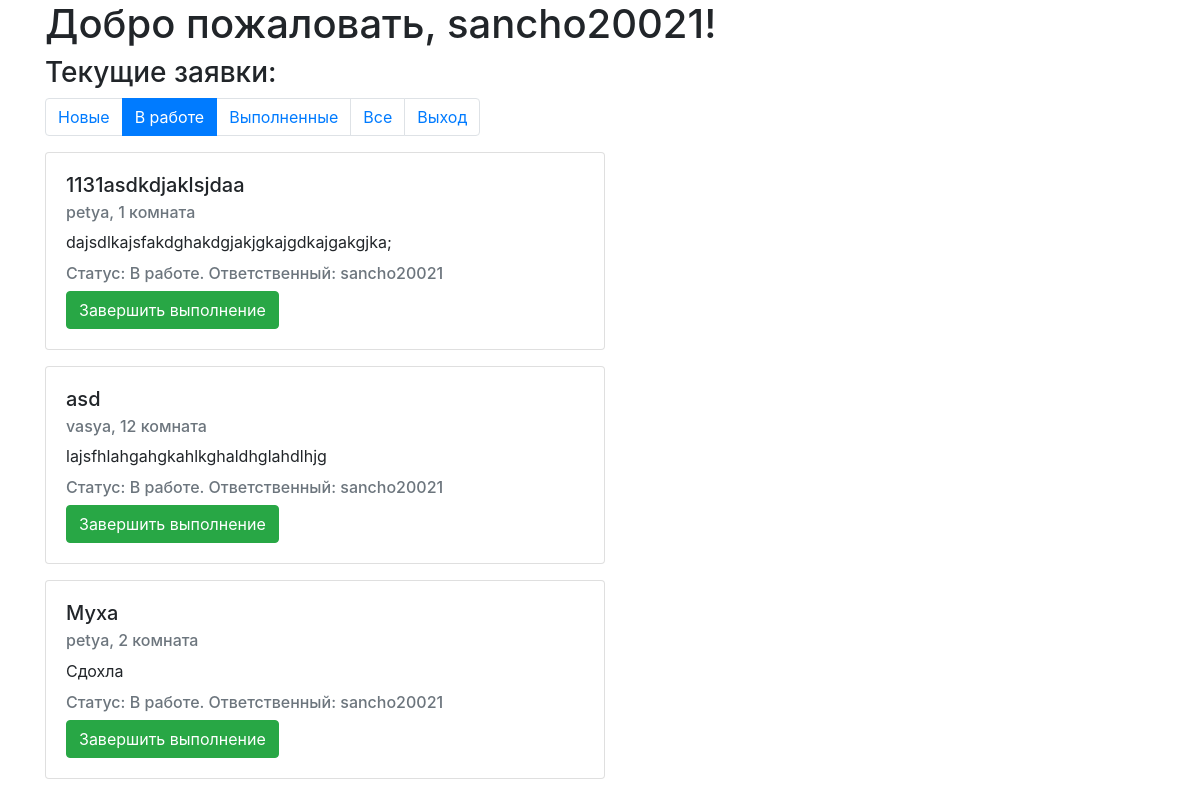
The page /processed (signed in) on the database its author committed.
### app/models.py (models this page shows, shortened)
class Claim(models.Model):
    text = models.TextField()
    name = models.CharField(max_length=255)
    house = models.CharField(max_length=255)
    user = models.ForeignKey(User, on_delete=models.CASCADE)
    status = models.CharField(max_length=255)
    moder = models.ForeignKey(User, on_delete=models.CASCADE, related_name='moders', default=None, blank=True,
                              null=True)
    likes = models.ManyToManyField(User, related_name='likes')

### app/views.py (the view)
# urls.py: path('processed', indexModerProcessed),
def indexModerProcessed(request):
    return indexModerRender(request, 'processed')

### app/views.py (called while the page is built, shortened)
@register.filter(name='lookup')
def lookup(value, arg):
    return value[arg]

def indexModerRender(request, status):
    if request.user.is_authenticated and request.user.groups.filter(name='moders').exists():
        if request.method == 'GET':
            claims = Claim.objects.all()
            if status == 'new':
                claims = Claim.objects.filter(status=status)
            if status == 'finished' or status == 'processed':
                claims = Claim.objects.filter(status=status, moder=request.user)
            section = status
            statusRus = dict()
            statusRus['new'] = 'На рассмотрении'
            statusRus['processed'] = 'В работе'
            statusRus['finished'] = 'Выполнена'
            return render(request, "indexModer.html",
                          {'claims': claims, 'username': request.user.username, 'section': section,
                           'statusRus': statusRus})
    else:
        return redirect('/login')

### app/templates/indexModer.html (shortened to what this page needs)
<!DOCTYPE html>
<html lang="en">
<head>
    <link href="/open-iconic/font/css/open-iconic-bootstrap.css" rel="stylesheet">
    <link rel="stylesheet" href="https://maxcdn.bootstrapcdn.com/bootstrap/4.0.0/css/bootstrap.min.css"
>
</head>
<body>
<div class="container">
    <h1>Добро пожаловать, {{username}}!</h1>
    <h3>
        Текущие заявки:
    </h3>
    <nav aria-label="...">
        <ul class="pagination">
            <li class="page-item {% if section == 'new' %} active {%endif%}"><a class="page-link" href="/new">Новые</a>
            </li>
            <li class="page-item {% if section == 'processed' %} active {%endif%}"><a class="page-link"
                                                                                      href="/processed">В работе</a>
            </li>
            <li class="page-item {% if section == 'finished' %} active {%endif%}"><a class="page-link" href="/finished">Выполненные</a>
            </li>
            <li class="page-item {% if section == 'all' %} active {%endif%}"><a class="page-link"
                                                                                      href="/allModer">Все</a>
            </li>
            <li class="page-item">
                <a class="page-link" href="/logout">Выход</a>
            </li>
        </ul>
    </nav>
    {% for claim in claims %}
    <form method="POST">
        <div class="card" style="width: 35rem;">
            <div class="card-body">
                <h5 class="card-title">{{claim.name}}</h5>
                <h6 class="card-subtitle mb-2 text-muted">{{claim.user.username}}, {{claim.house}} комната</h6>
                <p class="card-text">{{claim.text}}</p>
                {% if claim.status != 'new' %}
                <h6 class="card-subtitle mb-2 text-muted">Статус: {{ statusRus|lookup:claim.status }}. Ответственный:
                    {{claim.moder}}</h6>
                {%endif%}
                {% if section == 'processed' %}
                <input type="submit" name="finish" value="Завершить выполнение" class="btn btn-success">
                {% endif %}
            </div>
        </div>
    </form>
    {% endfor %}
</div>
</body>
</html>

### rows shown on the page
Claim: name "1131asdkdjaklsjdaa", user.username "petya", house "1", text "dajsdlkajsfakdghakdgjakjgkajgdkajgakgjka;", status "В работе", moder "sancho20021"
Claim: name "asd", user.username "vasya", house "12", text "lajsfhlahgahgkahlkghaldhglahdlhjg", status "В работе", moder "sancho20021"
Claim: name "Муха", user.username "petya", house "2", text "Сдохла", status "В работе", moder "sancho20021"

### other values the page prints
{{ username }} "sancho20021"
